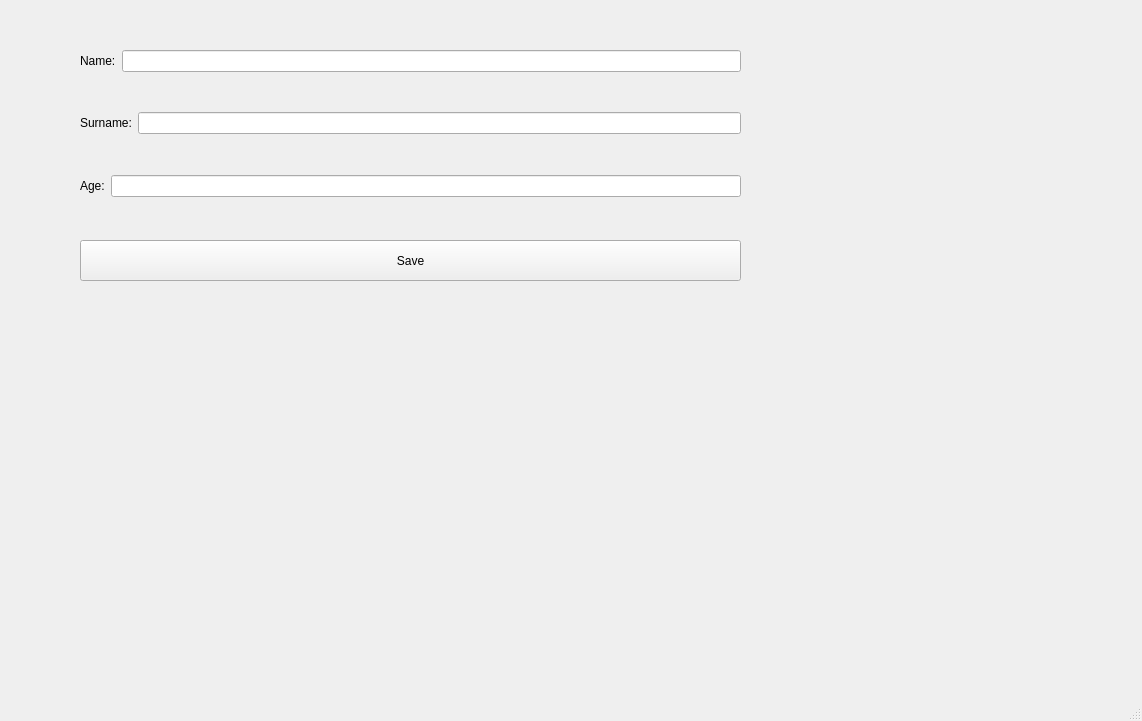
<?xml version="1.0" encoding="UTF-8"?>
<ui version="4.0">
 <class>MainWindow</class>
 <widget class="QMainWindow" name="MainWindow">
  <property name="geometry">
   <rect>
    <x>0</x>
    <y>0</y>
    <width>1142</width>
    <height>721</height>
   </rect>
  </property>
  <property name="sizePolicy">
   <sizepolicy hsizetype="Minimum" vsizetype="Minimum">
    <horstretch>0</horstretch>
    <verstretch>0</verstretch>
   </sizepolicy>
  </property>
  <property name="windowTitle">
   <string>MainWindow</string>
  </property>
  <widget class="QWidget" name="centralwidget">
   <widget class="QPushButton" name="pushButton">
    <property name="geometry">
     <rect>
      <x>80</x>
      <y>240</y>
      <width>661</width>
      <height>41</height>
     </rect>
    </property>
    <property name="text">
     <string>Save</string>
    </property>
   </widget>
   <widget class="QWidget" name="">
    <property name="geometry">
     <rect>
      <x>80</x>
      <y>50</y>
      <width>661</width>
      <height>181</height>
     </rect>
    </property>
    <layout class="QVBoxLayout" name="verticalLayout">
     <item>
      <layout class="QFormLayout" name="formLayout">
       <item row="0" column="0">
        <widget class="QLabel" name="label">
         <property name="text">
          <string>Name:</string>
         </property>
        </widget>
       </item>
       <item row="0" column="1">
        <widget class="QLineEdit" name="lineEdit"/>
       </item>
      </layout>
     </item>
     <item>
      <layout class="QFormLayout" name="formLayout_3">
       <item row="0" column="0">
        <widget class="QLabel" name="label_3">
         <property name="text">
          <string>Surname:</string>
         </property>
        </widget>
       </item>
       <item row="0" column="1">
        <widget class="QLineEdit" name="lineEdit_3"/>
       </item>
      </layout>
     </item>
     <item>
      <layout class="QFormLayout" name="formLayout_2">
       <item row="0" column="0">
        <widget class="QLabel" name="label_2">
         <property name="text">
          <string>Age:</string>
         </property>
        </widget>
       </item>
       <item row="0" column="1">
        <widget class="QLineEdit" name="lineEdit_2"/>
       </item>
      </layout>
     </item>
    </layout>
   </widget>
  </widget>
  <widget class="QMenuBar" name="menubar">
   <property name="geometry">
    <rect>
     <x>0</x>
     <y>0</y>
     <width>1142</width>
     <height>21</height>
    </rect>
   </property>
  </widget>
  <widget class="QStatusBar" name="statusbar"/>
 </widget>
 <resources/>
 <connections/>
</ui>
